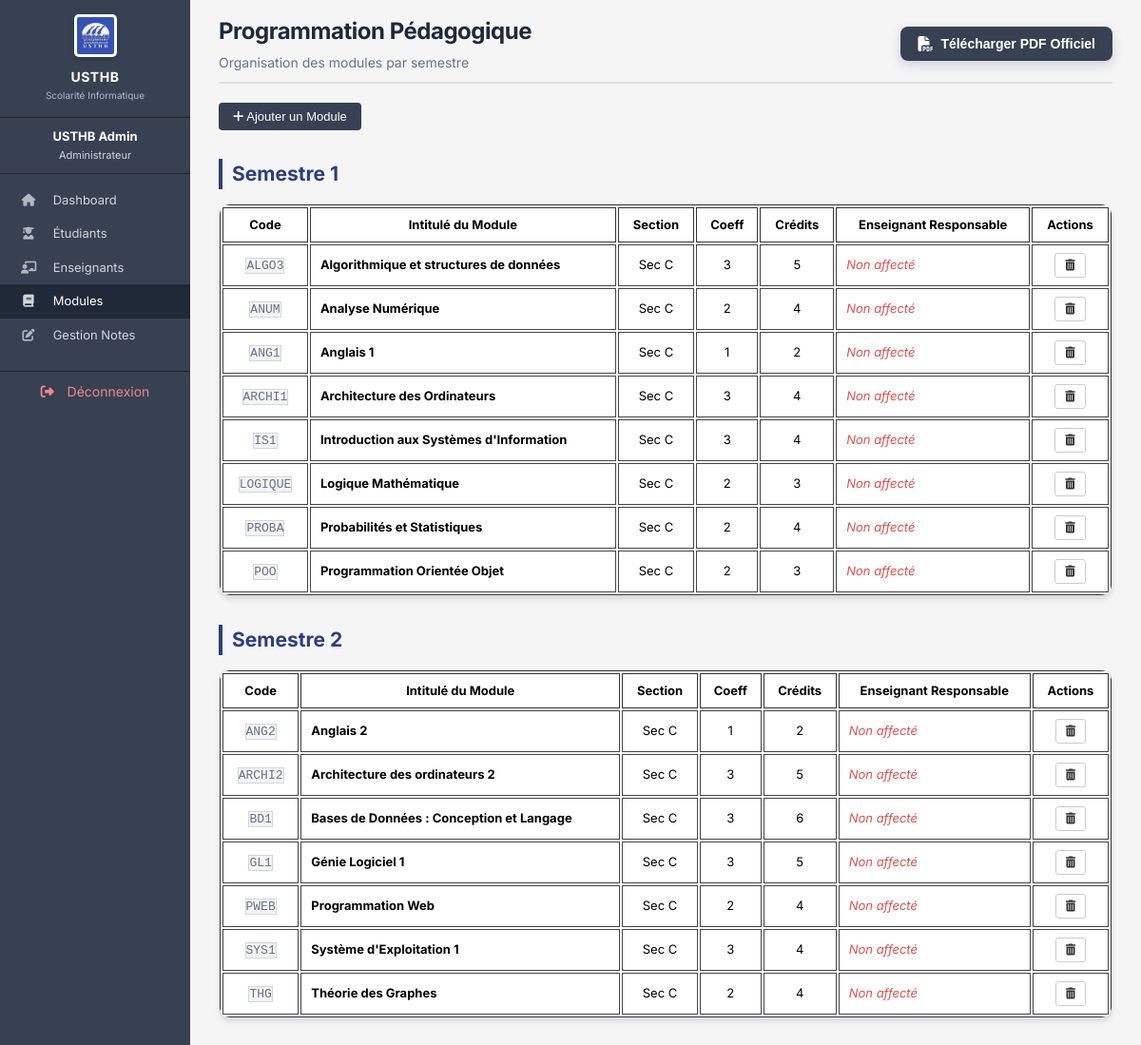
Before: /modules.php (signed in) with the older database file.
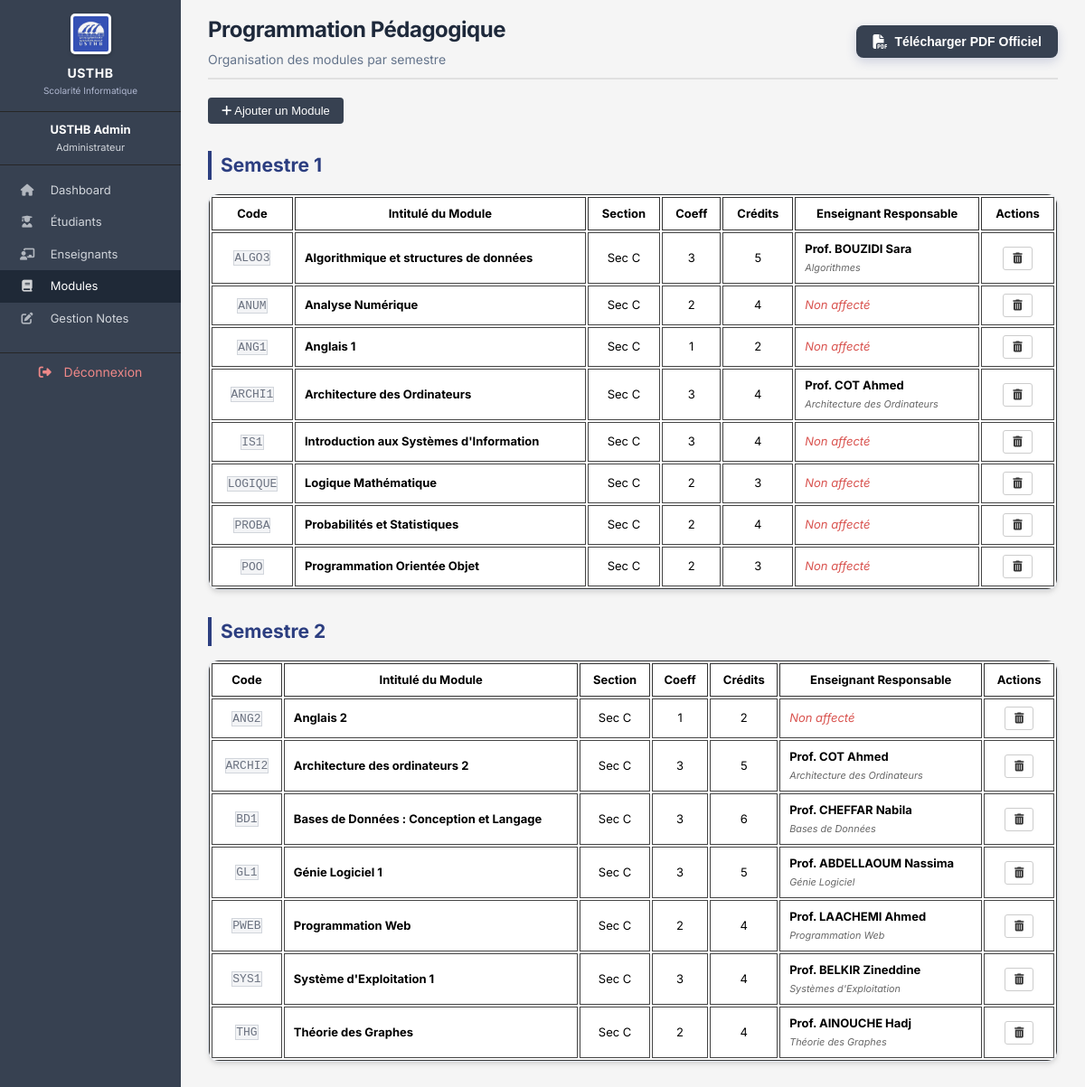
After: the same page with the newer database file.
### tables this page shows
CREATE TABLE `modules` (
  `id` int(11) NOT NULL AUTO_INCREMENT,
  `code_module` varchar(20) NOT NULL,
  `intitule` varchar(200) NOT NULL,
  `coefficient` int(11) NOT NULL DEFAULT 1,
  `enseignant_id` int(11) DEFAULT NULL,
  `semestre` int(11) DEFAULT 1,
  `credits` int(11) DEFAULT 3,
  `section` varchar(10) DEFAULT 'C',
  PRIMARY KEY (`id`),
  UNIQUE KEY `code_module` (`code_module`),
  KEY `enseignant_id` (`enseignant_id`),
  CONSTRAINT `modules_ibfk_1` FOREIGN KEY (`enseignant_id`) REFERENCES `enseignants` (`id`) ON DELETE SET NULL
);

CREATE TABLE `enseignants` (
  `id` int(11) NOT NULL AUTO_INCREMENT,
  `matricule` varchar(20) NOT NULL,
  `nom` varchar(100) NOT NULL,
  `prenom` varchar(100) NOT NULL,
  `email` varchar(150) NOT NULL,
  `mot_de_passe` varchar(255) NOT NULL,
  `specialite` varchar(150) DEFAULT NULL,
  PRIMARY KEY (`id`),
  UNIQUE KEY `matricule` (`matricule`),
  UNIQUE KEY `email` (`email`)
);

### modules.php (the view, shortened to what this page needs)
<?php
require_once 'config.php';
$modules_s1 = $pdo->query("SELECT m.*, e.nom, e.prenom, e.specialite FROM modules m LEFT JOIN enseignants e ON m.enseignant_id = e.id WHERE m.semestre = 1 ORDER BY m.intitule")->fetchAll();
$modules_s2 = $pdo->query("SELECT m.*, e.nom, e.prenom, e.specialite FROM modules m LEFT JOIN enseignants e ON m.enseignant_id = e.id WHERE m.semestre = 2 ORDER BY m.intitule")->fetchAll();
include 'includes/header.php';
include 'includes/sidebar.php';
?>
<div class="main-content">
    <div class="page-header">
        <h1>Programmation Pédagogique</h1>
        <p>Organisation des modules par semestre</p>
    </div>
    <div style="margin-bottom: 20px;">
        <button class="btn-add" onclick="toggleModal('modalAdd')"><i class="fa-solid fa-plus"></i> Ajouter un Module</button>
    </div>
    <?php foreach ([1 => $modules_s1, 2 => $modules_s2] as $num => $list): ?>
        <h2 style="margin: 30px 0 15px; color: #2c3e80; border-left: 4px solid #2c3e80; padding-left: 10px;">Semestre <?= $num ?></h2>
        <div class="table-container">
            <table>
                <thead>
                    <tr>
                        <th>Code</th>
                        <th>Intitulé du Module</th>
                        <th>Section</th>
                        <th>Coeff</th>
                        <th>Crédits</th>
                        <th>Enseignant Responsable</th>
                        <th>Actions</th>
                    </tr>
                </thead>
                <tbody>
                    <?php foreach ($list as $m): ?>
                    <tr>
                        <td style="text-align: center;"><span class="badge-code"><?= htmlspecialchars($m['code_module']) ?></span></td>
                        <td><strong><?= htmlspecialchars($m['intitule']) ?></strong></td>
                        <td style="text-align: center;">Sec <?= $m['section'] ?></td>
                        <td style="text-align: center;"><?= $m['coefficient'] ?></td>
                        <td style="text-align: center;"><?= $m['credits'] ?></td>
                        <td>
                            <?php if ($m['enseignant_id']): ?>
                                <strong>Prof. <?= htmlspecialchars($m['nom'] . ' ' . $m['prenom']) ?></strong><br>
                                <small style="color: #666; font-style: italic;"><?= htmlspecialchars($m['specialite']) ?></small>
                            <?php else: ?>
                                <span style="color:#d9534f; font-style:italic;">Non affecté</span>
                            <?php endif; ?>
                        </td>
                        <td>
                            <form method="POST" onsubmit="return confirm('Supprimer ce module ?');" style="display: flex; justify-content: center;">
                                <button type="submit" class="btn-action delete" style="padding: 5px 10px;"><i class="fa-solid fa-trash-can"></i></button>
                            </form>
                        </td>
                    </tr>
                    <?php endforeach; ?>
                </tbody>
            </table>
        </div>
    <?php endforeach; ?>
</div>
<?php include 'includes/footer.php'; ?>

Changed rows visible on the page:
changed modules "ALGO3": enseignant_id empty → 2 (drawn)
changed modules "ARCHI1": enseignant_id empty → 6 (drawn)
changed modules "ARCHI2": enseignant_id empty → 6 (drawn)
changed modules "BD1": enseignant_id empty → 3 (drawn)
changed modules "GL1": enseignant_id empty → 7 (drawn)
changed modules "PWEB": enseignant_id empty → 1 (drawn)
changed modules "SYS1": enseignant_id empty → 5 (drawn)
changed modules "THG": enseignant_id empty → 4 (drawn)
Other visible differences:
list line gone: "Non affecté"
new list line: "Prof. BOUZIDI Sara Algorithmes"
new list line: "Prof. COT Ahmed Architecture des Ordinateurs"
new list line: "Prof. CHEFFAR Nabila Bases de Données"
new list line: "Prof. ABDELLAOUM Nassima Génie Logiciel"
new list line: "Prof. LAACHEMI Ahmed Programmation Web"
new list line: "Prof. BELKIR Zineddine Systèmes d'Exploitation"
new list line: "Prof. AINOUCHE Hadj Théorie des Graphes"
